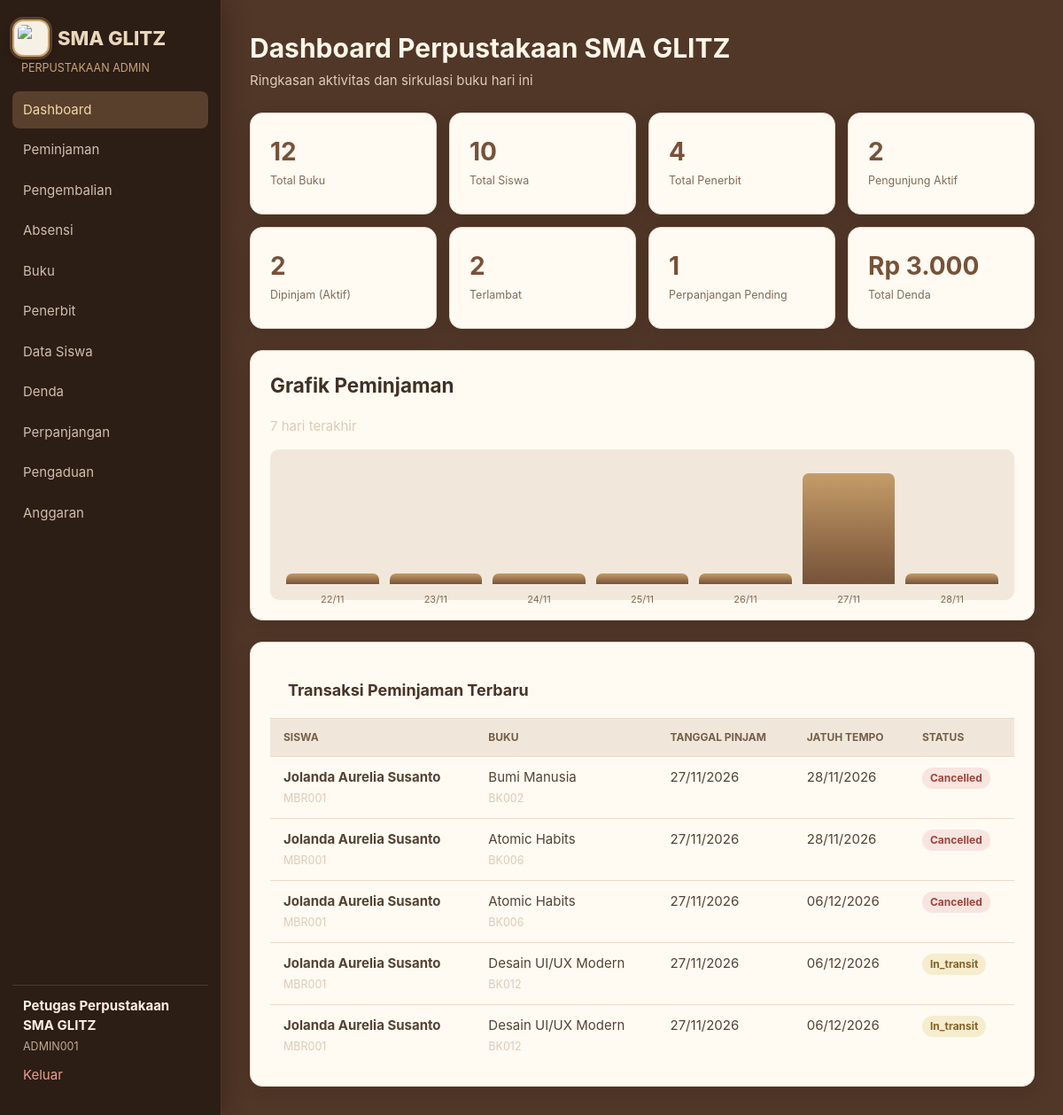
Page /admin/dashboard.php (signed in) on the committed database.
### tables this page shows
CREATE TABLE borrowings (
    id INTEGER PRIMARY KEY AUTOINCREMENT, user_id INTEGER NOT NULL, book_id INTEGER NOT NULL,
    borrowed_at TEXT NOT NULL DEFAULT CURRENT_TIMESTAMP, due_date TEXT NOT NULL, returned_at TEXT,
    status TEXT NOT NULL DEFAULT 'active', renew_count INTEGER NOT NULL DEFAULT 0,
    created_at TEXT NOT NULL DEFAULT CURRENT_TIMESTAMP, updated_at TEXT NOT NULL DEFAULT CURRENT_TIMESTAMP, fulfillment_method TEXT, pickup_deadline TEXT, shipping_fee INTEGER NOT NULL DEFAULT 0, receipt_no TEXT, estimated_delivery TEXT, payment_method TEXT, paid_at TEXT, delivery_address TEXT, payment_deadline TEXT, history_visible INTEGER NOT NULL DEFAULT 1,
    FOREIGN KEY (user_id) REFERENCES users(id), FOREIGN KEY (book_id) REFERENCES books(id)
);

CREATE TABLE users (
    id INTEGER PRIMARY KEY AUTOINCREMENT, member_id TEXT NOT NULL UNIQUE, name TEXT NOT NULL,
    email TEXT NOT NULL UNIQUE, phone TEXT, gender TEXT, address TEXT, password TEXT NOT NULL,
    role TEXT NOT NULL DEFAULT 'member', status TEXT NOT NULL DEFAULT 'active',
    created_at TEXT NOT NULL DEFAULT CURRENT_TIMESTAMP, updated_at TEXT NOT NULL DEFAULT CURRENT_TIMESTAMP
, photo_path TEXT, nik TEXT, nis TEXT, kelas TEXT);

CREATE TABLE books (
    id INTEGER PRIMARY KEY AUTOINCREMENT, book_id TEXT NOT NULL UNIQUE, title TEXT NOT NULL, author TEXT NOT NULL,
    year INTEGER, pages INTEGER, genre TEXT, stock INTEGER NOT NULL DEFAULT 1, available INTEGER NOT NULL DEFAULT 1,
    cover_url TEXT, publisher_id INTEGER, created_at TEXT NOT NULL DEFAULT CURRENT_TIMESTAMP,
    updated_at TEXT NOT NULL DEFAULT CURRENT_TIMESTAMP, synopsis TEXT,
    FOREIGN KEY (publisher_id) REFERENCES publishers(id) ON DELETE SET NULL
);

### admin/dashboard.php (the view, shortened to what this page needs)
<?php
require_once __DIR__ . '/../includes/layout.php';
$stats = [
    ['Total Buku', count_of('books'), '#818cf8'], ['Total Siswa', count_of('users', "role='member'"), '#c084fc'],
    ['Total Penerbit', count_of('publishers'), '#34d399'], ['Pengunjung Aktif', count_of('attendances', 'check_out IS NULL'), '#fbbf24'],
    ['Dipinjam (Aktif)', count_of('borrowings', "status='active'"), '#60a5fa'], ['Terlambat', count_of('borrowings', "status='overdue'"), '#f87171'],
    ['Perpanjangan Pending', count_of('extensions', "status='pending'"), '#fb923c'], ['Total Denda', rupiah((int) (one("SELECT COALESCE(SUM(amount),0) AS amount FROM fines WHERE status='unpaid'")['amount'])), '#f472b6'],
];
$recent = rows('SELECT br.*, u.name, u.member_id, b.title, b.book_id FROM borrowings br JOIN users u ON u.id=br.user_id JOIN books b ON b.id=br.book_id ORDER BY br.borrowed_at DESC LIMIT 5');
$chart=[]; for ($i=6;$i>=0;$i--) { $date=date('Y-m-d', strtotime("-$i days")); $chart[]=['label'=>date('d/m',strtotime($date)), 'total'=>count_of('borrowings','date(borrowed_at)=?',[$date])]; }
?>
<section class="dashboard-stats"><?php foreach ($stats as [$label,$value,$color]): ?><div class="stat"><strong style="color:<?= e($color) ?>"><?= e($value) ?></strong><small><?= e($label) ?></small></div><?php endforeach; ?></section>
<section class="card" style="margin-bottom:24px"><h2 style="margin-top:0">Grafik Peminjaman</h2><p class="muted">7 hari terakhir</p><div class="chart"><?php $max=max(array_column($chart,'total')) ?: 1; foreach ($chart as $day): ?><div class="bar" title="<?= $day['total'] ?> peminjaman" style="height:<?= max(12, ($day['total'] / $max) * 125) ?>px"><span><?= e($day['label']) ?></span></div><?php endforeach; ?></div></section>
<section class="card table-card"><h2>Transaksi Peminjaman Terbaru</h2><table><thead><tr><th>Siswa</th><th>Buku</th><th>Tanggal Pinjam</th><th>Jatuh Tempo</th><th>Status</th></tr></thead><tbody><?php foreach ($recent as $row): ?><tr><td><b><?= e($row['name']) ?></b><br><small class="muted"><?= e($row['member_id']) ?></small></td><td><?= e($row['title']) ?><br><small class="muted"><?= e($row['book_id']) ?></small></td><td><?= date_id($row['borrowed_at']) ?></td><td><?= date_id($row['due_date']) ?></td><td><?= status_badge($row['status']) ?></td></tr><?php endforeach; ?></tbody></table></section>

### includes/bootstrap.php (shortened to what this page needs)
<?php
function e(mixed $value): string
{
    return htmlspecialchars((string) $value, ENT_QUOTES, 'UTF-8');
}
function pdo(): PDO
{
    static $pdo = null;
    if ($pdo instanceof PDO) {
        return $pdo;
    }
    $pdo = new PDO('sqlite:' . DB_FILE);
    $pdo->setAttribute(PDO::ATTR_ERRMODE, PDO::ERRMODE_EXCEPTION);
    $pdo->setAttribute(PDO::ATTR_DEFAULT_FETCH_MODE, PDO::FETCH_ASSOC);
    $pdo->exec('PRAGMA foreign_keys = ON');
    return $pdo;
}
function rows(string $query, array $params = []): array
{
    $statement = pdo()->prepare($query);
    $statement->execute($params);
    return $statement->fetchAll();
}
function one(string $query, array $params = []): ?array
{
    $statement = pdo()->prepare($query);
    $statement->execute($params);
    $result = $statement->fetch();
    return $result ?: null;
}
function count_of(string $table, string $where = '1=1', array $params = []): int
{
    return (int) one("SELECT COUNT(*) AS amount FROM {$table} WHERE {$where}", $params)['amount'];
}
function status_badge(string $status): string
{
    return '<span class="badge badge-' . e($status) . '">' . e(ucfirst($status)) . '</span>';
}
function date_id(?string $value, bool $withTime = false): string
{
    $time = strtotime($value);
    return date($withTime ? 'd/m/Y H:i' : 'd/m/Y', $time);
}

### rows in the picture
borrowings: user.name "Jolanda Aurelia Susanto", user.member_id "MBR001", book.title "Bumi Manusia", book.book_id "BK002", borrowed_at "27/11/2026", due_date "28/11/2026", status "Cancelled"
borrowings: user.name "Jolanda Aurelia Susanto", user.member_id "MBR001", book.title "Atomic Habits", book.book_id "BK006", borrowed_at "27/11/2026", due_date "28/11/2026", status "Cancelled"
borrowings: user.name "Jolanda Aurelia Susanto", user.member_id "MBR001", book.title "Atomic Habits", book.book_id "BK006", borrowed_at "27/11/2026", due_date "06/12/2026", status "Cancelled"
borrowings: user.name "Jolanda Aurelia Susanto", user.member_id "MBR001", book.title "Desain UI/UX Modern", book.book_id "BK012", borrowed_at "27/11/2026", due_date "06/12/2026", status "In_transit"
borrowings: user.name "Jolanda Aurelia Susanto", user.member_id "MBR001", book.title "Desain UI/UX Modern", book.book_id "BK012", borrowed_at "27/11/2026", due_date "06/12/2026", status "In_transit"

### other values in the picture
$label "Dashboard"
$label "Peminjaman"
$label "Pengembalian"
$label "Absensi"
$label "Buku"
$label "Penerbit"
$label "Data Siswa"
$label "Denda"
$label "Perpanjangan"
$label "Pengaduan"
$label "Anggaran"
$user['name'] "Petugas Perpustakaan SMA GLITZ"
$user['member_id'] "ADMIN001"
$title "Dashboard Perpustakaan SMA GLITZ"
$subtitle "Ringkasan aktivitas dan sirkulasi buku hari ini"
